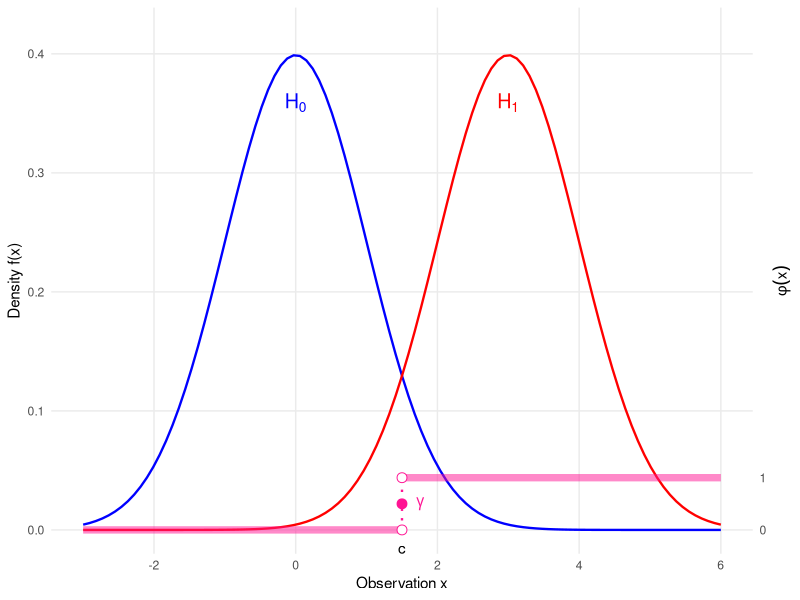
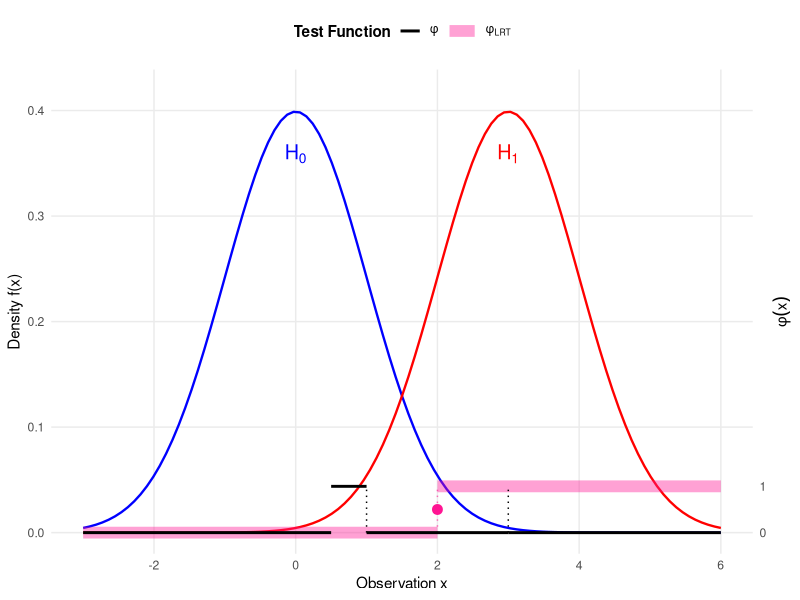
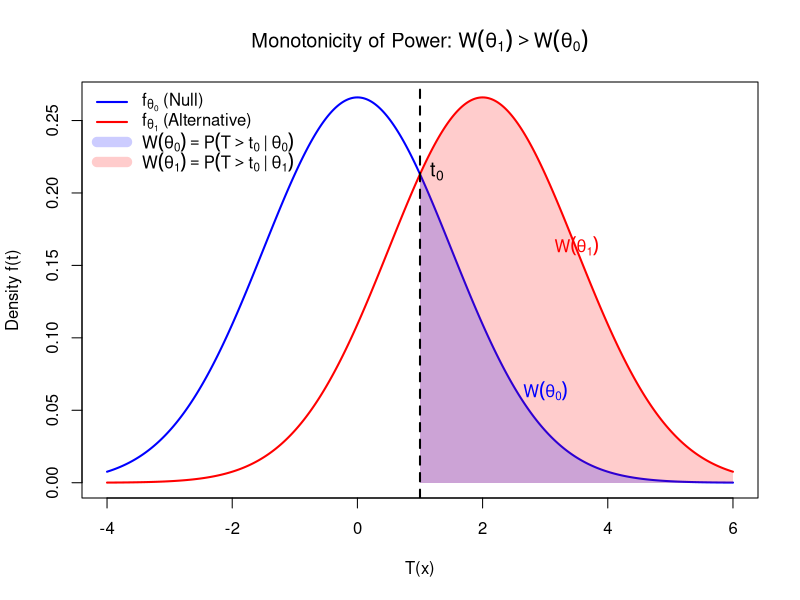
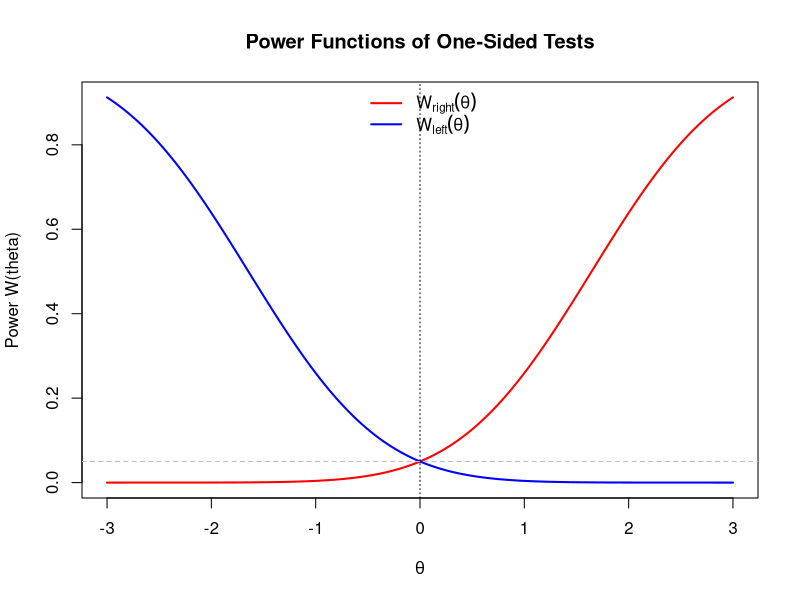
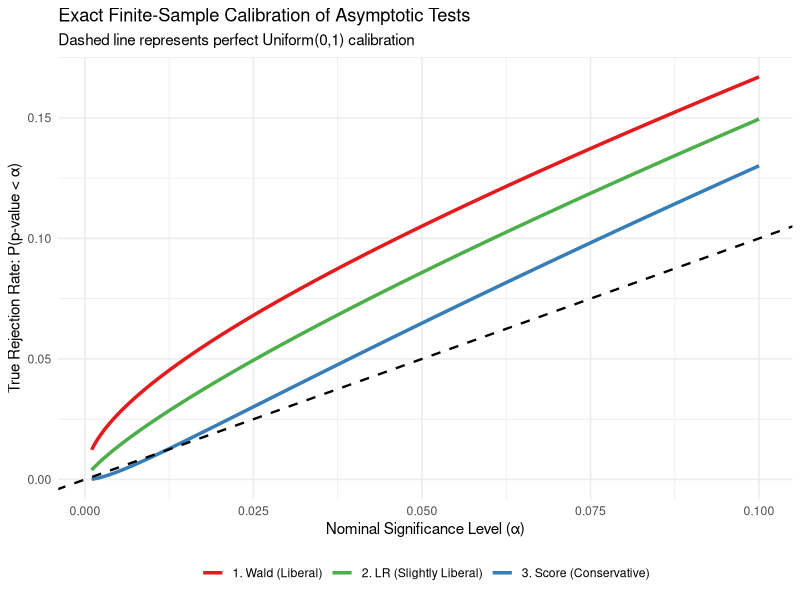

Recreate these plots in R, in order.
## ---- chunk 1
#| label: fig-test-function-size-power
#| fig-cap: "Illustration of a Test Function $\\phi(x)$ (Pink) relative to Size ($H_0$, Blue) and Power ($H_1$, Red)."
#| fig-width: 7
#| fig-height: 5

library(ggplot2)

# 1. Define Parameters
mu0 <- 0
mu1 <- 3
sigma <- 1
c_val <- 1.5      # Critical value
gamma_val <- 0.5  # Randomization constant

# 2. Scaling Constants
max_dens <- dnorm(mu0, mean = mu0, sd = sigma)
y_limit <- max_dens * 1.1
phi_scale <- 0.1 * y_limit

# 3. Define the Test Function phi(x) (Single Test)
# Step function: 0 -> 1 at c_val
df_phi <- data.frame(
  x_start = c(-3, c_val),
  x_end   = c(c_val, 6),
  y_start = c(0, phi_scale),
  y_end   = c(0, phi_scale)
)

ggplot() +
  # --- Layer 1: Densities (Solid Lines, No Fill) ---
  
  # H0: Normal(0, 1) - Blue (Cool)
  stat_function(fun = dnorm, args = list(mean = mu0, sd = sigma), 
                color = "blue", size = 0.8) +
  
  # H1: Normal(3, 1) - Red (Hot)
  stat_function(fun = dnorm, args = list(mean = mu1, sd = sigma), 
                color = "red", size = 0.8) +

  # --- Layer 2: Test Function phi(x) (Thick Pink Line) ---
  
  # The horizontal segments
  geom_segment(data = df_phi, 
               aes(x = x_start, xend = x_end, y = y_start, yend = y_end), 
               color = "deeppink", size = 2.5, alpha = 0.5) +
  
  # The vertical threshold line
  geom_segment(aes(x = c_val, xend = c_val, y = 0, yend = phi_scale), 
               linetype = "dotted", color = "deeppink", size = 0.8) +
  
  # Points at discontinuity
  geom_point(aes(x = c_val, y = gamma_val * phi_scale), 
             color = "deeppink", size = 3) + 
  geom_point(aes(x = c_val, y = 0), size = 3, shape = 21, fill = "white", color = "deeppink") +
  geom_point(aes(x = c_val, y = phi_scale), size = 3, shape = 21, fill = "white", color = "deeppink") +

  # --- Layer 3: Annotations ---
  
  # Gamma label
  annotate("text", x = c_val + 0.2, y = gamma_val * phi_scale, 
           label = expression(gamma), hjust = 0, fontface = "bold", color = "deeppink") +
  
  # H0 / H1 Labels
  annotate("text", x = mu0, y = max_dens * 0.9, 
           label = expression(H[0]), color = "blue", size = 5) +
  annotate("text", x = mu1, y = max_dens * 0.9, 
           label = expression(H[1]), color = "red", size = 5) +
  
  # Critical Value Label
  annotate("text", x = c_val, y = -0.01, label = "c", vjust = 1) +

  # --- Layer 4: Scales ---
  scale_y_continuous(
    name = "Density f(x)",
    limits = c(-0.02, y_limit),
    expand = c(0, 0),
    
    # Secondary Axis for phi
    sec.axis = sec_axis(~ . / phi_scale, 
                        name = expression(phi(x)),
                        breaks = c(0, 1))
  ) +
  scale_x_continuous(name = "Observation x", limits = c(-3, 6)) +
  
  theme_minimal() +
  theme(
    axis.title.y.right = element_text(angle = 90, vjust = 0.5),
    panel.grid.minor = element_blank()
  )
## ---- chunk 2
#| label: fig-NPlemma-proof
#| fig-cap: "Visualizing the NP Lemma. The thick, transparent pink line is $\\phi_{\text{LRT}}$. The thin solid black line is $\\phi$. Overlap is visible as a black line inside pink."
#| fig-width: 7
#| fig-height: 5

library(ggplot2)

# 1. Define Parameters
mu0 <- 0
mu1 <- 3
sigma <- 1
c_lrt <- 2
gamma_val <- 0.5

# Scaling constants
max_dens <- dnorm(mu0, mean = mu0, sd = sigma)
y_limit <- max_dens * 1.1
phi_scale <- 0.1 * y_limit

# 2. Define Test Functions Data
df_lrt <- data.frame(
  x_start = c(-3, c_lrt),
  x_end   = c(c_lrt, 6),
  y_val   = c(0, phi_scale),
  Test    = "phi[LRT]" 
)

df_other <- data.frame(
  x_start = c(-3, 0.5, 1, 3),
  x_end   = c(0.5, 1, 3,6),
  y_val   = c(0, phi_scale, 0, 0),
  Test    = "phi"
)

ggplot() +
  # --- Layer 1: Densities (Solid Lines, No Fill) ---
  stat_function(fun = dnorm, args = list(mean = mu0, sd = sigma), 
                color = "blue", size = 0.8) +
  stat_function(fun = dnorm, args = list(mean = mu1, sd = sigma), 
                color = "red", size = 0.8) +

  # --- Layer 2: Test Functions (Segments) ---
  
  # 2a. LRT Segments (Thick, Transparent Pink)
  geom_segment(data = df_lrt,
               aes(x = x_start, xend = x_end, 
                   y = y_val, yend = y_val, 
                   color = Test, linetype = Test, size = Test),
               alpha = 0.4) + 
  
  # Vertical connector for LRT
  geom_segment(aes(x = c_lrt, xend = c_lrt, y = 0, yend = phi_scale),
               color = "deeppink", linetype = "dotted", size = 0.5, alpha = 0.6) +

  # 2b. Other Test Segments (Thin Black Opaque)
  geom_segment(data = df_other,
               aes(x = x_start, xend = x_end, 
                   y = y_val, yend = y_val, 
                   color = Test, linetype = Test, size = Test)) +
  
  # Vertical connectors for Other Test
  geom_segment(aes(x = 1, xend = 1, y = 0, yend = phi_scale),
               color = "black", linetype = "dotted", size = 0.5) +
  geom_segment(aes(x = 3, xend = 3, y = 0, yend = phi_scale),
               color = "black", linetype = "dotted", size = 0.5) +

  # --- Layer 3: Annotations ---
  # LRT Gamma Point (Pink)
  geom_point(aes(x = c_lrt, y = gamma_val * phi_scale), 
             color = "deeppink", size = 3) +
  
  # Density Labels
  annotate("text", x = mu0, y = max_dens * 0.9, 
           label = expression(H[0]), color = "blue", size = 5) +
  annotate("text", x = mu1, y = max_dens * 0.9, 
           label = expression(H[1]), color = "red", size = 5) +

  # --- Layer 4: Scales and Legend ---
  scale_y_continuous(
    name = "Density f(x)", limits = c(-0.02, y_limit), expand = c(0, 0),
    sec.axis = sec_axis(~ . / phi_scale, name = expression(phi(x)), breaks = c(0, 1))
  ) +
  scale_x_continuous(name = "Observation x", limits = c(-3, 6)) +
  
  # Manual Legend Controls (FIXED using named vectors for labels)
  scale_color_manual(name = "Test Function",
                     values = c("phi[LRT]" = "deeppink", "phi" = "black"),
                     labels = c("phi[LRT]" = expression(phi[LRT]), "phi" = expression(phi))) +
  scale_linetype_manual(name = "Test Function",
                        values = c("phi[LRT]" = "solid", "phi" = "solid"),
                        labels = c("phi[LRT]" = expression(phi[LRT]), "phi" = expression(phi))) +
  scale_size_manual(name = "Test Function",
                    values = c("phi[LRT]" = 4,   # Extra Thick
                               "phi" = 1), # Thin
                    labels = c("phi[LRT]" = expression(phi[LRT]), "phi" = expression(phi))) +
  
  theme_minimal() +
  theme(
    legend.position = "top",
    legend.title = element_text(face = "bold"),
    axis.title.y.right = element_text(angle = 90, vjust = 0.5),
    panel.grid.minor = element_blank()
  )
  
## ---- chunk 3
#| label: fig-monotone-power-MLR
#| echo: false
#| fig-cap: "Visualizing Monotonicity of Power Function $W(\\theta)$ for MLR Distributions"

# Parameters
mu0 <- 0   # Corresponds to theta_0
mu1 <- 2   # Corresponds to theta_1 (where theta_1 > theta_0)
sigma <- 1.5
t0 <- 1.0

# Grid
x <- seq(-4, 6, length.out = 500)
f0 <- dnorm(x, mean = mu0, sd = sigma)
f1 <- dnorm(x, mean = mu1, sd = sigma)

# Calculate exact densities at threshold t0 for polygon closing
y0_t0 <- dnorm(t0, mean = mu0, sd = sigma)
y1_t0 <- dnorm(t0, mean = mu1, sd = sigma)

# Plotting
plot(x, f0, type = "l", col = "blue", lwd = 2, 
     ylab = "Density f(t)", xlab = "T(x)", 
     main = expression(paste("Monotonicity of Power: ", W(theta[1]) > W(theta[0]))))
lines(x, f1, col = "red", lwd = 2)

# Define the domain for the tails (t > t0)
idx_tail <- x > t0
x_poly <- c(t0, t0, x[idx_tail], max(x))

# Shading W(theta_1) - The red tail
# Corresponds to the Alternative theta_1
y_poly1 <- c(0, y1_t0, f1[idx_tail], 0)
polygon(x_poly, y_poly1, 
        col = rgb(1, 0, 0, 0.2), border = NA)

# Shading W(theta_0) - The blue tail
# Corresponds to the Null theta_0
y_poly0 <- c(0, y0_t0, f0[idx_tail], 0)
polygon(x_poly, y_poly0, 
        col = rgb(0, 0, 1, 0.2), border = NA)

# Add Threshold Line
abline(v = t0, col = "black", lwd = 2, lty = 2)

# Legend
legend("topleft", 
       legend = c(expression(f[theta[0]] ~ "(Null)"), 
                  expression(f[theta[1]] ~ "(Alternative)"), 
                  expression(W(theta[0]) == P(T > t[0] ~ "|" ~ theta[0])), 
                  expression(W(theta[1]) == P(T > t[0] ~ "|" ~ theta[1]))),
       col = c("blue", "red", rgb(0, 0, 1, 0.2), rgb(1, 0, 0, 0.2)), 
       lwd = c(2, 2, 10, 10), bty = "n")

text(t0, max(f0)*0.8, expression(t[0]), pos = 4, col = "black", cex = 1.2)

# Annotations pointing to the areas
text(3, 0.05, expression(W(theta[0])), col = "blue", pos = 3)
text(3.5, 0.15, expression(W(theta[1])), col = "red", pos = 3)
## ---- chunk 4
#| label: fig-two-powers-normal
#| echo: false
#| fig-height: 4
#| fig-width: 6
#| fig-cap: Illustration of Non-existence of UMP Tests for Two-sided Tests
theta <- seq(-3, 3, length.out=200)
power_right <- 1 - pnorm(1.645 - theta) 
power_left <- pnorm(-1.645 - theta)

plot(theta, power_right, type='l', col='red', lwd=2, 
   ylab="Power W(theta)", xlab=expression(theta),
   main="Power Functions of One-Sided Tests")
lines(theta, power_left, col='blue', lwd=2)
abline(h=0.05, lty=2, col="gray")
abline(v=0, lty=3)
legend("top", legend=c(expression(W[right](theta)), expression(W[left](theta))), 
      col=c("red", "blue"), lwd=2, bty="n")
## ---- chunk 5
#| label: fig-exact-pvalue-cdf
#| fig-cap: "Exact Analytical CDFs of Asymptotic P-values (n=15, k=3, q=1)"
#| warning: false

library(ggplot2)

# Define model parameters
n <- 15    # Small sample size
k <- 3     # Number of parameters in full model
q <- 1     # Number of restrictions

# Define the sequence of nominal alpha levels (focusing on the critical 0 to 0.10 range)
alpha_seq <- seq(0.001, 0.10, length.out = 500)

# The critical value from the claimed asymptotic Chi-square distribution
c_alpha <- qchisq(1 - alpha_seq, df = q)

# 1. Exact Rejection Probability for Wald: P(p < alpha) = 1 - F_W(c_alpha)
F_val_W <- ((n - k) / (n * q)) * c_alpha
cdf_W <- 1 - pf(F_val_W, df1 = q, df2 = n - k)

# 2. Exact Rejection Probability for Likelihood Ratio: P(p < alpha) = 1 - F_LR(c_alpha)
F_val_LR <- ((n - k) / q) * (exp(c_alpha / n) - 1)
cdf_LR <- 1 - pf(F_val_LR, df1 = q, df2 = n - k)

# 3. Exact Rejection Probability for Score: P(p < alpha) = 1 - F_S(c_alpha)
# Handling the upper bound where c_alpha >= n
F_val_S <- ifelse(c_alpha < n, (c_alpha * (n - k)) / (q * (n - c_alpha)), Inf)
cdf_S <- 1 - pf(F_val_S, df1 = q, df2 = n - k)

# Combine into a plotting data frame
plot_data <- data.frame(
  Alpha = rep(alpha_seq, 3),
  Rejection_Prob = c(cdf_W, cdf_LR, cdf_S),
  Test = factor(rep(c("1. Wald (Liberal)", "2. LR (Slightly Liberal)", "3. Score (Conservative)"), 
                    each = length(alpha_seq)))
)

# Plot the exact analytical CDFs
ggplot(plot_data, aes(x = Alpha, y = Rejection_Prob, color = Test)) +
  geom_line(linewidth = 1.2) +
  # The perfectly calibrated Uniform(0,1) baseline: y = x
  geom_abline(slope = 1, intercept = 0, linetype = "dashed", color = "black", linewidth = 0.8) +
  scale_color_manual(values = c("1. Wald (Liberal)" = "#E41A1C", 
                                "2. LR (Slightly Liberal)" = "#4DAF4A", 
                                "3. Score (Conservative)" = "#377EB8")) +
  labs(
    x = "Nominal Significance Level (\u03b1)",
    y = "True Rejection Rate: P(p-value < \u03b1)",
    title = "Exact Finite-Sample Calibration of Asymptotic Tests",
    subtitle = "Dashed line represents perfect Uniform(0,1) calibration"
  ) +
  theme_minimal() +
  theme(legend.position = "bottom", legend.title = element_blank())
